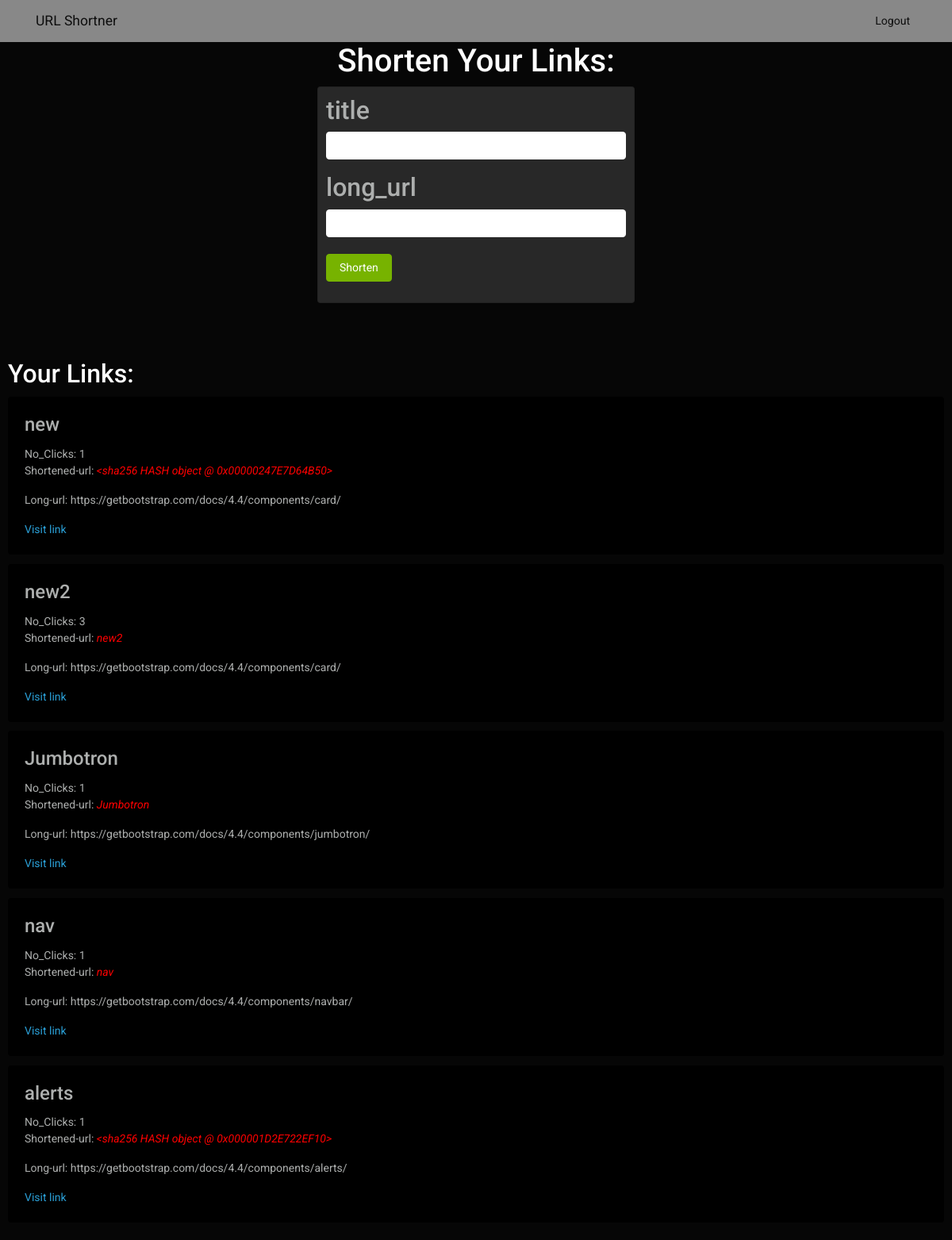
The page /dashboard/ (signed in) on the database its author committed.
### shortner/models.py (models this page shows, shortened)
class url(models.Model):
    long_url=models.CharField(max_length=200,null=True,blank=True)
    title=models.CharField(max_length=100)
    short_hash=models.CharField(max_length=200,null=True,blank=True)
    user=models.ForeignKey(User,on_delete=models.CASCADE,null=True,blank=True)
    no_clicks=models.IntegerField(default=0)

### shortner/views.py (the view)
# urls.py: path("dashboard/",dashboard),
def dashboard(request):
    user=request.user
    url_instance=url.objects.filter(user=user)
    return render(request,'dashboard.html',{"link":url_instance})

### shortner/templates/dashboard.html (shortened to what this page needs)
{% extends 'base.html' %}
{% block body %}
<div >
  <div style="display: flex;align-items: center;justify-content: center;flex-direction: column;">
    <h3>Shorten Your Links:</h3>
    <div class="card" style="align-items: left; padding: 10px; width: 25rem; margin-bottom: 5%;">
      <form action="/create_short_url/" method="POST" class="form-group">
          <h4>title</h4>
          <input type="text" name="title" class="form-control" style="color: red;" required>
          <h4> long_url</h4>
          <input type="text" name="long_url" class="form-control" style="color: blue;" required>
          <br>
          <button type="submit" class="btn btn-success">Shorten</button>
      </form>
    </div>
  </div>
<div  style="display: flex; flex-direction: column;padding: 10px;">
    {% if link %}
    <h4 style="margin-bottom: 10px;">Your Links:</h4>
          {% for url in link %}
          <div class="card" style="margin-bottom: 1%;background-color: black;" id="link" >
            <div class="card-body">
              <h5 class="card-title">{{url.title}}</h5>
              <p>No_Clicks: {{url.no_clicks}} <br>
                 Shortened-url: <i style="color: red;">{{url.short_hash}}</i>
                 </p>
              <p class="card-text">Long-url: {{url.long_url}}</p>
              <a href="{{url.long_url}}" class="card-link">Visit link</a>
            </div>
          </div>
          {% endfor %}
        {% endif %}
</div>
</div>
{% endblock %}

### rows shown on the page
url: title "new", no_clicks "1", short_hash "<sha256 HASH object @ 0x00000247E7D64B50>", long_url "https://getbootstrap.com/docs/4.4/components/card/"
url: title "new2", no_clicks "3", short_hash "new2", long_url "https://getbootstrap.com/docs/4.4/components/card/"
url: title "Jumbotron", no_clicks "1", short_hash "Jumbotron", long_url "https://getbootstrap.com/docs/4.4/components/jumbotron/"
url: title "nav", no_clicks "1", short_hash "nav", long_url "https://getbootstrap.com/docs/4.4/components/navbar/"
url: title "alerts", no_clicks "1", short_hash "<sha256 HASH object @ 0x000001D2E722EF10>", long_url "https://getbootstrap.com/docs/4.4/components/alerts/"
